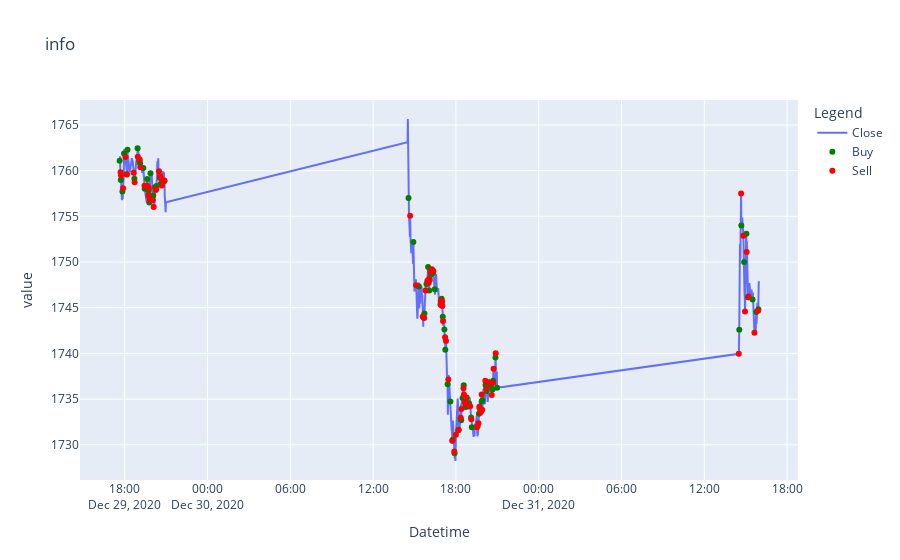

Notebook source saved alongside this figure:
### Code cell
det_tst = Time_Series_Transformer.from_pandas(det,'Datetime',None)
det_tst.plot(["Close"],'info').add_marker(
    x = buySignal['Datetime'],
    y = buySignal['Buy'],color = 'green',
    legendName = 'Buy').add_marker(
    x = sellSignal['Datetime'],
    y = sellSignal['Sell'],color = 'red',
    legendName = 'Sell')
